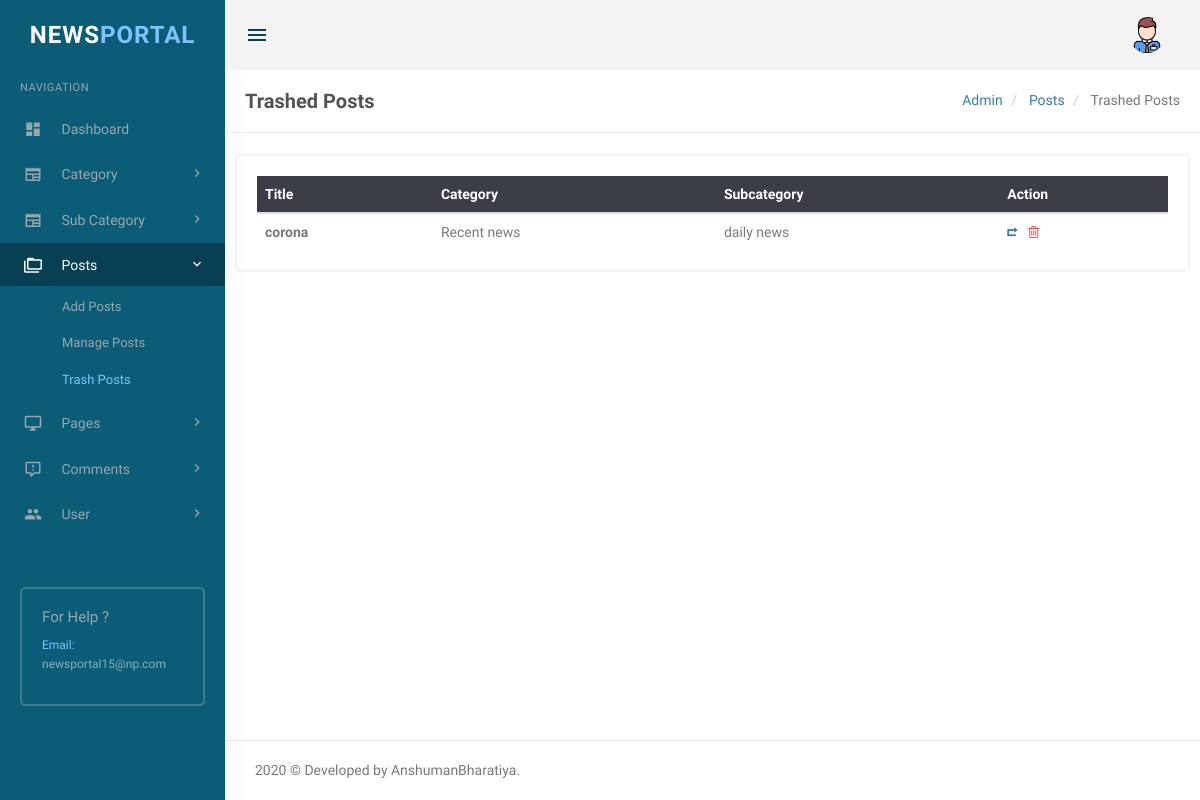
/admin/trash-posts.php (signed in), run on the app's committed database.
### tables this page shows
CREATE TABLE `tblposts` (
  `id` int(11) NOT NULL,
  `PostTitle` longtext,
  `CategoryId` int(11) DEFAULT NULL,
  `SubCategoryId` int(11) DEFAULT NULL,
  `PostDetails` longtext,
  `PostingDate` timestamp NULL DEFAULT CURRENT_TIMESTAMP,
  `UpdationDate` timestamp NULL DEFAULT NULL ON UPDATE CURRENT_TIMESTAMP,
  `Is_Active` int(1) DEFAULT NULL,
  `PostUrl` mediumtext,
  `PostImage` varchar(255) DEFAULT NULL
);

CREATE TABLE `tblcategory` (
  `id` int(11) NOT NULL,
  `CategoryName` varchar(200) DEFAULT NULL,
  `Description` mediumtext,
  `PostingDate` timestamp NULL DEFAULT CURRENT_TIMESTAMP,
  `UpdationDate` timestamp NULL DEFAULT NULL,
  `Is_Active` int(1) DEFAULT NULL
);

CREATE TABLE `tblsubcategory` (
  `SubCategoryId` int(11) NOT NULL,
  `CategoryId` int(11) DEFAULT NULL,
  `Subcategory` varchar(255) DEFAULT NULL,
  `SubCatDescription` mediumtext,
  `PostingDate` timestamp NOT NULL DEFAULT CURRENT_TIMESTAMP,
  `UpdationDate` timestamp NULL DEFAULT NULL,
  `Is_Active` int(1) DEFAULT NULL
);

### admin/trash-posts.php (the view, shortened to what this page needs)
<?php
include('includes/config.php');
if(strlen($_SESSION['login'])==0)
  {
header('location:index.php');
}
else{
?>
<!DOCTYPE html>
<html lang="en">
    <head>
		<link rel="stylesheet" href="../plugins/morris/morris.css">
        <link href="../plugins/jvectormap/jquery-jvectormap-2.0.2.css" rel="stylesheet" />
        <link href="assets/css/bootstrap.min.css" rel="stylesheet" type="text/css" />
        <link href="assets/css/core.css" rel="stylesheet" type="text/css" />
        <link href="assets/css/components.css" rel="stylesheet" type="text/css" />
        <link href="assets/css/icons.css" rel="stylesheet" type="text/css" />
        <link href="assets/css/pages.css" rel="stylesheet" type="text/css" />
        <link href="assets/css/menu.css" rel="stylesheet" type="text/css" />
        <link href="assets/css/responsive.css" rel="stylesheet" type="text/css" />
		<link rel="stylesheet" href="../plugins/switchery/switchery.min.css">
    </head>
    <body class="fixed-left">
        <div id="wrapper">
           <?php include('includes/topheader.php');?>
           <?php include('includes/leftsidebar.php');?>
            <div class="content-page">
                <div class="content">
                    <div class="container">
                        <div class="row">
							<div class="col-xs-12">
								<div class="page-title-box">
                                    <h4 class="page-title">Trashed Posts </h4>
                                    <ol class="breadcrumb p-0 m-0">
                                        <li>
                                            <a href="#">Admin</a>
                                        </li>
                                        <li>
                                            <a href="#">Posts</a>
                                        </li>
                                        <li class="active">
                                          Trashed Posts
                                        </li>
                                    </ol>
                                    <div class="clearfix"></div>
                                </div>
							</div>
						</div>
<div class="row">
<div class="col-sm-6">
</div>
                        <div class="row">
                            <div class="col-sm-12">
                                <div class="card-box">
                                    <div class="table-responsive">
<table class="table table-colored table-centered table-inverse m-0">
<thead>
<tr>
<th>Title</th>
<th>Category</th>
<th>Subcategory</th>
<th>Action</th>
</tr>
</thead>
<tbody>
<?php
$query=mysqli_query($con,"select tblposts.id as postid,tblposts.PostTitle as title,tblcategory.CategoryName as category,tblsubcategory.Subcategory as subcategory from tblposts left join tblcategory on tblcategory.id=tblposts.CategoryId left join tblsubcategory on tblsubcategory.SubCategoryId=tblposts.SubCategoryId where tblposts.Is_Active=0");
$rowcount=mysqli_num_rows($query);
if($rowcount==0)
{
?>
<tr>
<td colspan="4" align="center"><h3 style="color:red">No record found</h3></td>
<tr>
<?php
} else {
while($row=mysqli_fetch_array($query))
{
?>
 <tr>
<td><b><?php echo htmlentities($row['title']);?></b></td>
<td><?php echo htmlentities($row['category'])?></td>
<td><?php echo htmlentities($row['subcategory'])?></td>
<td>
<a href="trash-posts.php?pid=<?php echo htmlentities($row['postid']);?>&&action=restore" onclick="return confirm('Do you really want to restore ?')"> <i class="ion-arrow-return-right" title="Restore this Post"></i></a>
    <a href="trash-posts.php?presid=<?php echo htmlentities($row['postid']);?>&&action=perdel" onclick="return confirm('Do you really want to delete ?')"><i class="fa fa-trash-o" style="color: #f05050" title="Permanently delete this post"></i></a>
 </td>
 </tr>
<?php } }?>
                                            </tbody>
                                        </table>
                                    </div>
                                </div>
                            </div>
                        </div>
                    </div>
                </div>
       <?php include('includes/footer.php');?>
            </div>
        </div>
    </body>
</html>
<?php } ?>

### admin/assets/css/core.css (style rules this page uses)
body { font-family: 'Varela Round', sans-serif; margin: 0; padding-bottom: 60px; overflow-x: hidden; color: #797979; }
html { position: relative; min-height: 100%; }
.h1, .h2, .h3, .h4, .h5, .h6, h1, h2, h3, h4, h5, h6 { color: #505458; font-family: 'Hind Madurai', sans-serif; margin: 10px 0; }
* { outline: none !important; }
b, strong { font-weight: 600; font-family: 'Hind Madurai', sans-serif; }
.container { width: auto; }
#wrapper { height: 100%; overflow: hidden; width: 100%; }
.p-0 { padding: 0 !important; }
.m-0 { margin: 0 !important; }
.card-box { padding: 20px; border: 2px solid #f3f3f3; -webkit-border-radius: 5px; border-radius: 5px; -moz-border-radius: 5px; background-clip: padding-box; margin-bottom: 20px; background-color: #ffffff; }
.row { margin-right: -10px; margin-left: -10px; }
.col-lg-1, .col-lg-10, .col-lg-11, .col-lg-12, .col-lg-2, .col-lg-3, .col-lg-4, .col-lg-5, .col-lg-6, .col-lg-7, .col-lg-8, .col-lg-9, .col-md-1, .col-md-10, .col-md-11, .col-md-12, .col-md-2, .col-md-3, .col-md-4, .col-md-5, .col-md-6, .col-md-7, .col-md-8, .col-md-9, .col-sm-1, .col-sm-10, .col-sm-11, .col-sm-12, .col-sm-2, .col-sm-3, .col-sm-4, .col-sm-5, .col-sm-6, .col-sm-7, .col-sm-8, .col-sm-9, .col-xs-1, .col-xs-10, .col-xs-11, .col-xs-12, .col-xs-2, .col-xs-3, .col-xs-4, .col-xs-5, .col-xs-6, .col-xs-7, .col-xs-8, .col-xs-9 { padding-left: 10px; padding-right: 10px; }
.breadcrumb { background-color: transparent; margin-bottom: 15px; padding-top: 10px; padding-left: 0; }

### admin/assets/css/menu.css (style rules this page uses)
* { font-family: 'Lemonada', cursive; }
.content-page { margin-left: 225px; overflow: hidden; }
.content-page .content { padding: 0 5px 10px 5px; margin-top: 70px; }
.page-title { font-size: 20px; margin-bottom: 0; margin-top: 0; font-weight: 600; }
.page-title-box { padding: 20px; border-bottom: 1px solid #eee; margin: 0 -20px 20px -20px; }
.page-title-box .page-title { margin-bottom: 0; float: left; }
.page-title-box .breadcrumb { float: right; background-color: transparent !important; }

### data on the page
tblposts: PostTitle "corona", CategoryId.CategoryName "Recent news", SubCategoryId.Subcategory "daily news"
